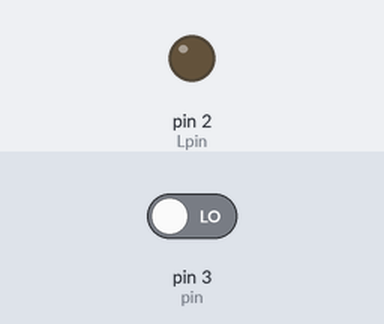
This sketch was run on a simulated Arduino Uno, built with avr-gcc and run on an emulated ATmega328P. Parts: output pins drawn as LEDs (lit = HIGH). The test bench sets the inputs (shaded band); at power-on: pin 3 (pin) LOW. What the sketch prints to the serial monitor is not drawn.

Above: at 1.2 s.
1.3 s: pin 3 (pin) driven HIGH
At 1.6 s:
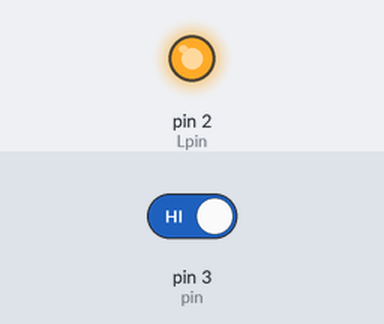
2.8 s: pin 3 (pin) driven LOW
At 4.0 s:
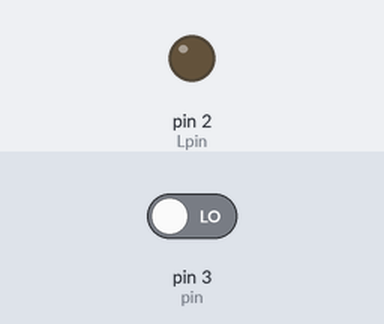
Timing chart, 0 to 5.8 s (numbered marks = the images above; inputs shaded):
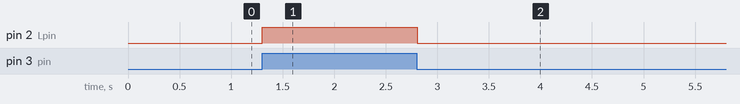

The sketch:

teste_sensor_hall_individual.ino
```cpp
int statusS = 0;

//pin para input proveniente sensores
int pin= 3;

//pin para output nos leds
int Lpin= 2;

void setup() {

  Serial.begin(9600);

  //LEFT
  pinMode(pin, INPUT);
  pinMode(Lpin, OUTPUT);

}

void loop() {
  statusS = digitalRead(pin);
  //LEFT
  if ( statusS == 1){

    digitalWrite(Lpin, HIGH);
    }
  else{

    digitalWrite(Lpin, LOW);
    }
  Serial.println(statusS);
}
```

Measured:
- after the input at 1.3 s, pin 2 (Lpin): LOW → HIGH at once
- after the input at 2.8 s, pin 2 (Lpin): HIGH → LOW at once
